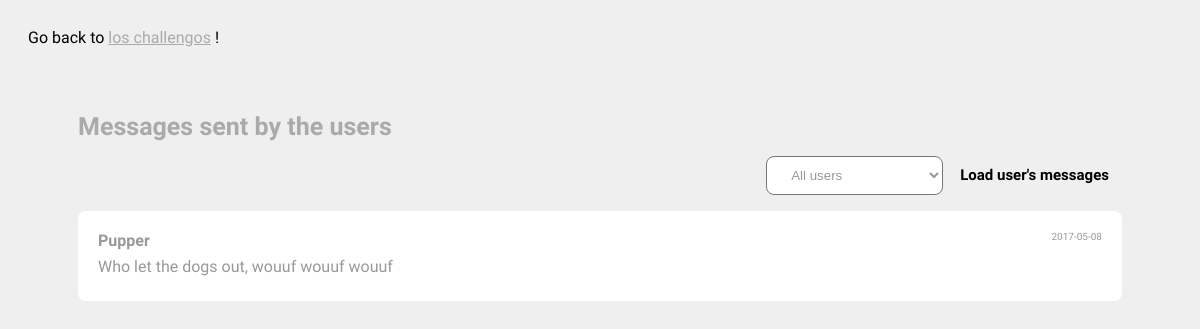
The page /challenges/chal08.php?author=Pupper on the database its author committed.
### tables this page shows
CREATE TABLE msg (
	text TEXT,
	author varchar(30),
	date DATE
);

### challenges/chal08.php (the view, shortened to what this page needs)
<?php
$dbms = 'mysql';
$host = 'localhost';
$dbName = 'chal08DB';
$username = 'chal08';
$password = 'chal08';
try {
	$db = new PDO("$dbms:host=$host;dbname=$dbName;charset=utf8", $username, $password);
} catch (PDOException $e) {
	echo "Connection failed : " . $e->getMessage();
}
$author = $_GET['author'];
$pattern = '/(\s|\x0a)/i';
if(preg_match($pattern, $author)){
	$errorMsg = "You has no rights to use these !";
} else {
	$msgSet = $db->query("SELECT * FROM msg WHERE author LIKE '%" . $author  . "%' ORDER BY date DESC;");
	if (!$msgSet) {
		$errorMsg = "Why would you show backend errors ?!";
	} else {
		$msg = $msgSet->fetchAll();
	}
}
?>
<HTML>
<link rel="stylesheet" href="style.css" type="text/css" >
<link rel="stylesheet" href="http://maxcdn.bootstrapcdn.com/font-awesome/4.3.0/css/font-awesome.min.css">
<BODY>
<div>Go back to <a href="./chals.php">los challengos</a> !</div>
<div style="padding:50px 50px">
	<div class="logo">Messages sent by the users</div>
	<div style="text-align: right">
		<form method="get">
			<select class='login-group' name='author'>
				<option value=''>All users</option>
			</select>
			<input class="btn" type="submit" value="Load user's messages" />
		</form>
	</div>
<?php
if ($msg) {
	echo '<div class="login-group">';
	$i = 0;
	foreach ($msg as $m) {
		$i++;
		if ($i == count($msg))
			echo '<div>';
		else
			echo '<div class="msg-group">';
		echo	'<div class="author">' . $m['author'] . '</div>';
		echo	'<div class="date">' .  $m['date'] . '</div>';
		echo 	'<div class="msg">' . $m['text'] . '</div>';
		echo '</div>';
	}
	echo '</div>';
} else {
	if (!$errorMsg)
		$errorMsg = 'There are no messages...';
}
?>
</div>
</BODY>
</HTML>

### challenges/style.css (style rules this page uses)
html, body { background: #efefef; padding: 10px; font-family: 'Varela Round'; }
.author { padding: 10px 0 0 0; float: left; font-weight: bold; }
.date { padding: 10px 0 0 0; font-size: 10px; text-align: right; }
.msg { padding: 15px 0; }
.btn { display:inline-block;padding:6px 12px;margin-bottom:0;font-size:14px;font-weight:400;line-height:1.42857143;text-align:center;white-space:nowrap;vertical-align:middle;-ms-touch-action:manipulation;touch-action:manipulation;cursor:pointer;-webkit-user-select:none;-moz-user-select:none;-ms-user-select:none;user-select:none;background-image:none;border:1px solid transparent;border-radius:4px }
a { color: #aaaaaa; transition: all ease-in-out 200ms; }
.login-group { background: #ffffff; color: #999999; border-radius: 8px; padding: 10px 20px; }
input[type=submit] { font-family: 'Varela Round'; font-size: 15px; font-weight: bold; }
.logo { padding: 15px 0; font-size: 25px; color: #aaaaaa; font-weight: bold; }

### rows shown on the page
msg: author "Pupper", date "2017-05-08", text "Who let the dogs out, wouuf wouuf wouuf"
